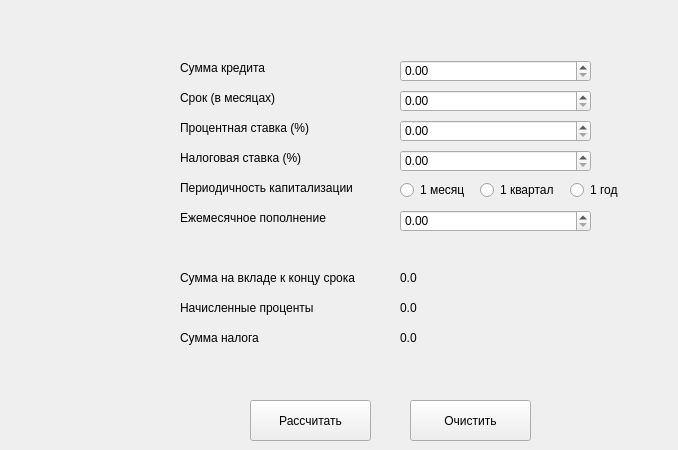
    <widget class="QWidget" name="Debit_Calculator">
     <attribute name="title">
      <string>Debit Calcilator</string>
     </attribute>
     <widget class="QLabel" name="label">
      <property name="geometry">
       <rect>
        <x>180</x>
        <y>60</y>
        <width>111</width>
        <height>16</height>
       </rect>
      </property>
      <property name="text">
       <string>Сумма кредита</string>
      </property>
     </widget>
     <widget class="QDoubleSpinBox" name="doubleSpinBox_sum_debit">
      <property name="geometry">
       <rect>
        <x>400</x>
        <y>60</y>
        <width>191</width>
        <height>22</height>
       </rect>
      </property>
      <property name="maximum">
       <double>99999999999999.000000000000000</double>
      </property>
     </widget>
     <widget class="QDoubleSpinBox" name="doubleSpinBox_months_debit">
      <property name="geometry">
       <rect>
        <x>400</x>
        <y>90</y>
        <width>191</width>
        <height>22</height>
       </rect>
      </property>
      <property name="maximum">
       <double>999999.000000000000000</double>
      </property>
     </widget>
     <widget class="QLabel" name="label_2">
      <property name="geometry">
       <rect>
        <x>180</x>
        <y>90</y>
        <width>111</width>
        <height>16</height>
       </rect>
      </property>
      <property name="text">
       <string>Срок (в месяцах)</string>
      </property>
     </widget>
     <widget class="QLabel" name="label_3">
      <property name="geometry">
       <rect>
        <x>180</x>
        <y>120</y>
        <width>161</width>
        <height>16</height>
       </rect>
      </property>
      <property name="text">
       <string>Процентная ставка (%)</string>
      </property>
     </widget>
     <widget class="QDoubleSpinBox" name="doubleSpinBox_rate_debit">
      <property name="geometry">
       <rect>
        <x>400</x>
        <y>120</y>
        <width>191</width>
        <height>22</height>
       </rect>
      </property>
      <property name="maximum">
       <double>100.000000000000000</double>
      </property>
     </widget>
     <widget class="QLabel" name="label_11">
      <property name="geometry">
       <rect>
        <x>180</x>
        <y>180</y>
        <width>201</width>
        <height>16</height>
       </rect>
      </property>
      <property name="text">
       <string>Периодичность капитализации</string>
      </property>
     </widget>
     <widget class="QPushButton" name="pushButton_deb_clear">
      <property name="geometry">
       <rect>
        <x>410</x>
        <y>400</y>
        <width>121</width>
        <height>41</height>
       </rect>
      </property>
      <property name="text">
       <string>Очистить</string>
      </property>
     </widget>
     <widget class="QPushButton" name="pushButton_calculate_deb">
      <property name="geometry">
       <rect>
        <x>250</x>
        <y>400</y>
        <width>121</width>
        <height>41</height>
       </rect>
      </property>
      <property name="text">
       <string>Рассчитать</string>
      </property>
     </widget>
     <widget class="QLabel" name="label_12">
      <property name="geometry">
       <rect>
        <x>180</x>
        <y>150</y>
        <width>161</width>
        <height>16</height>
       </rect>
      </property>
      <property name="text">
       <string>Налоговая ставка (%)</string>
      </property>
     </widget>
     <widget class="QDoubleSpinBox" name="doubleSpinBox_tax_debit">
      <property name="geometry">
       <rect>
        <x>400</x>
        <y>150</y>
        <width>191</width>
        <height>22</height>
       </rect>
      </property>
      <property name="maximum">
       <double>100.000000000000000</double>
      </property>
     </widget>
     <widget class="QLabel" name="label_13">
      <property name="geometry">
       <rect>
        <x>180</x>
        <y>270</y>
        <width>211</width>
        <height>16</height>
       </rect>
      </property>
      <property name="text">
       <string>Сумма на вкладе к концу срока </string>
      </property>
     </widget>
     <widget class="QLabel" name="label_deposit_money">
      <property name="geometry">
       <rect>
        <x>400</x>
        <y>270</y>
        <width>191</width>
        <height>16</height>
       </rect>
      </property>
      <property name="text">
       <string>0.0</string>
      </property>
     </widget>
     <widget class="QLabel" name="label_14">
      <property name="geometry">
       <rect>
        <x>180</x>
        <y>300</y>
        <width>201</width>
        <height>16</height>
       </rect>
      </property>
      <property name="text">
       <string>Начисленные проценты</string>
      </property>
     </widget>
     <widget class="QLabel" name="label_payment">
      <property name="geometry">
       <rect>
        <x>400</x>
        <y>300</y>
        <width>181</width>
        <height>16</height>
       </rect>
      </property>
      <property name="text">
       <string>0.0</string>
      </property>
     </widget>
     <widget class="QLabel" name="label_15">
      <property name="geometry">
       <rect>
        <x>180</x>
        <y>330</y>
        <width>191</width>
        <height>16</height>
       </rect>
      </property>
      <property name="text">
       <string>Сумма налога</string>
      </property>
     </widget>
     <widget class="QLabel" name="label_tax">
      <property name="geometry">
       <rect>
        <x>400</x>
        <y>330</y>
        <width>171</width>
        <height>16</height>
       </rect>
      </property>
      <property name="text">
       <string>0.0</string>
      </property>
     </widget>
     <widget class="QLabel" name="label_17">
      <property name="geometry">
       <rect>
        <x>180</x>
        <y>210</y>
        <width>201</width>
        <height>16</height>
       </rect>
      </property>
      <property name="text">
       <string>Ежемесячное пополнение</string>
      </property>
     </widget>
     <widget class="QDoubleSpinBox" name="doubleSpinBox_extra_money">
      <property name="geometry">
       <rect>
        <x>400</x>
        <y>210</y>
        <width>191</width>
        <height>22</height>
       </rect>
      </property>
      <property name="maximum">
       <double>99999999.000000000000000</double>
      </property>
     </widget>
     <widget class="QRadioButton" name="radioButton_1">
      <property name="geometry">
       <rect>
        <x>400</x>
        <y>180</y>
        <width>99</width>
        <height>20</height>
       </rect>
      </property>
      <property name="text">
       <string>1 месяц</string>
      </property>
     </widget>
     <widget class="QRadioButton" name="radioButton_3">
      <property name="geometry">
       <rect>
        <x>480</x>
        <y>180</y>
        <width>99</width>
        <height>20</height>
       </rect>
      </property>
      <property name="text">
       <string>1 квартал</string>
      </property>
     </widget>
     <widget class="QRadioButton" name="radioButton_12">
      <property name="geometry">
       <rect>
        <x>570</x>
        <y>180</y>
        <width>99</width>
        <height>20</height>
       </rect>
      </property>
      <property name="text">
       <string>1 год</string>
      </property>
     </widget>
    </widget>
